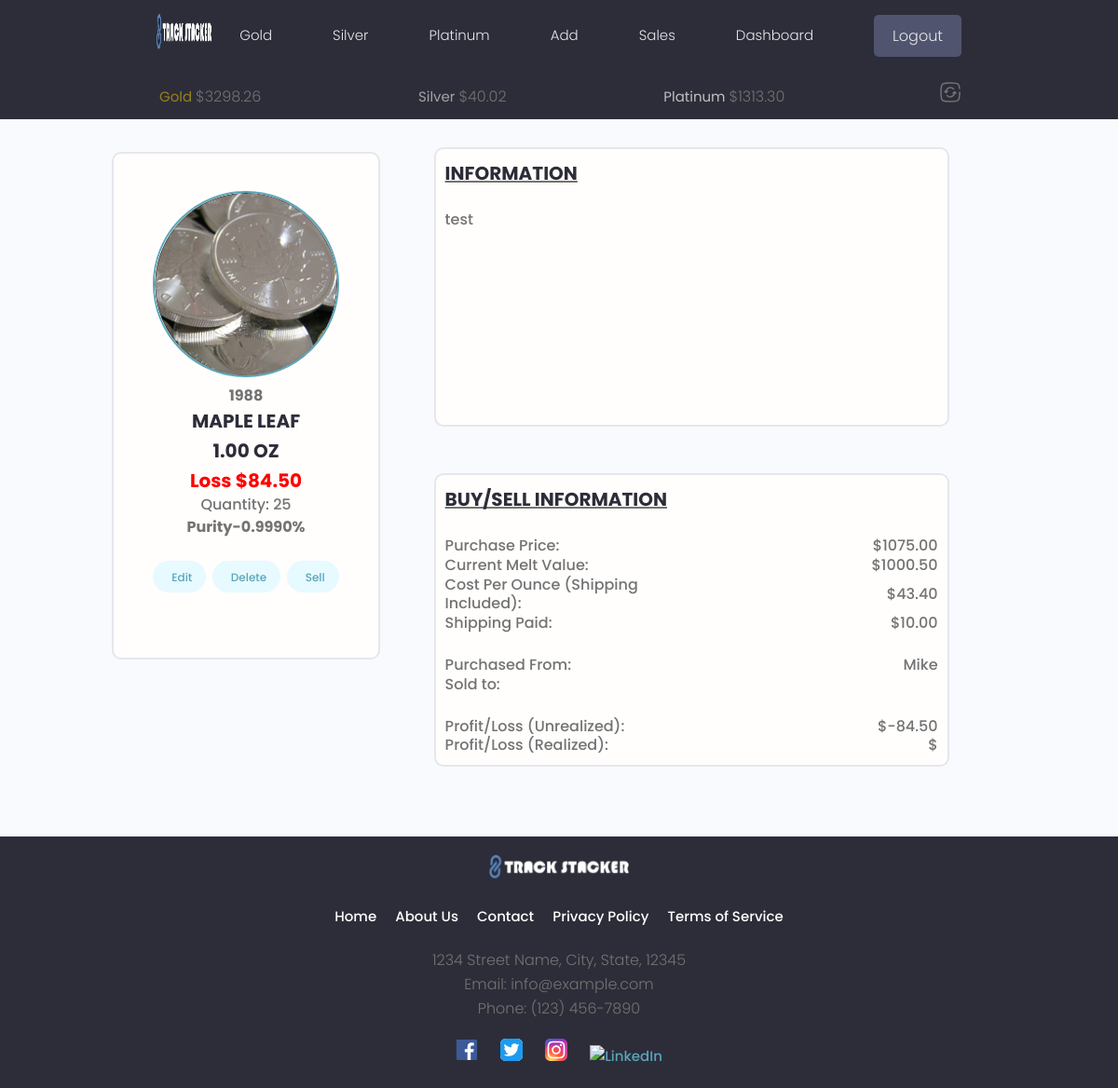
The page /single_metal/silver/7ef86635-24b1-40c2-83f4-199e7ce0bbde (signed in) on the database as committed earlier.
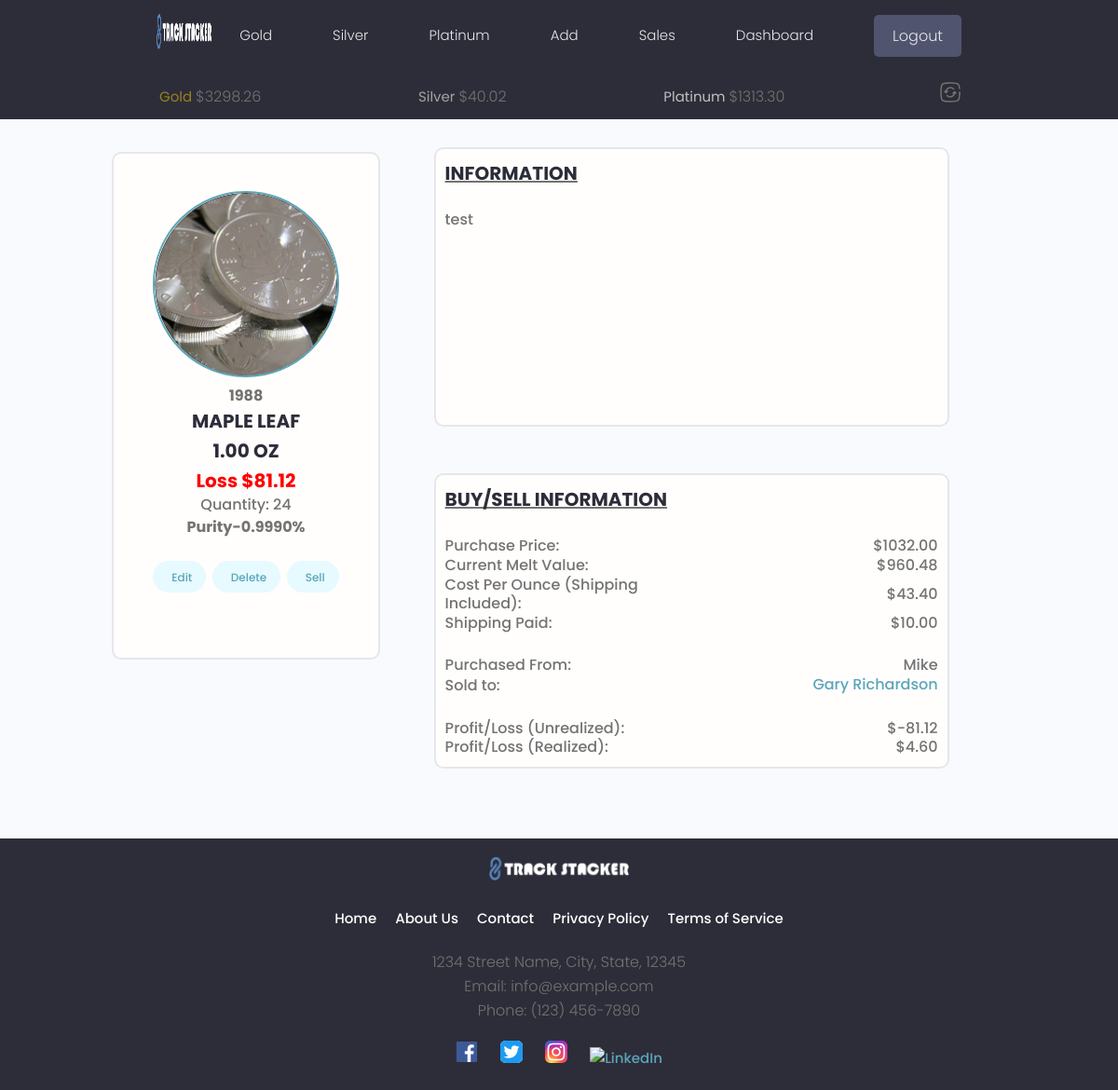
The same page on the database as committed later.
### tracker/models.py (models this page shows, shortened)
class Silver(models.Model):
    METAL_TYPES = (
        ('gold', 'Gold'),
        ('silver', 'Silver'),
        ('platinum', 'Platinum'),
    )
    BAR_ROUND_MISC = (
        ('bar', 'Bar'),
        ('round', 'Round'),
        ('misc', 'Misc'),
    )
    UNIT_CHOICES = [
        ('GRAMS', 'Grams'),
        ('TROY_OUNCES', 'Troy Ounces'),
    ]
    COA_PRESENT = [
        ('yes', 'Yes'),
        ('no', 'No'),
    ]
    owner = models.ForeignKey(Profile, on_delete=models.CASCADE, default=None, null=True, blank=True, unique=False)
    metal_type = models.CharField(max_length=100, choices=METAL_TYPES, default='')
    item_type = models.CharField(max_length=100, choices=BAR_ROUND_MISC, default='round')
    coa_present = models.CharField(max_length=100, choices=COA_PRESENT, default='no')
    item_year =models.PositiveIntegerField(null=True, blank=True, default=None)
    item_name = models.CharField(max_length=100)
    item_about = models.TextField(max_length=500, null=True, blank=True, default="")
    featured_image = models.ImageField(default='images/silver_avatar.jpg', null=True, blank=True)
    purity = models.DecimalField(max_digits=15, decimal_places=4, null=True, blank=True)
    quantity = models.IntegerField()
    weight_troy_oz = models.DecimalField(max_digits=30, decimal_places=4)
    weight_grams = models.DecimalField(max_digits=30, decimal_places=4, default=0.00)
    cost_to_purchase = models.DecimalField(max_digits=20, decimal_places=2)
    spot_at_purchase = models.DecimalField(max_digits=20, decimal_places=2, null=True, blank=True, default=None)
    premium = models.DecimalField(max_digits=20, decimal_places=2, null=True, blank=True, default=0.00)
    shipping_cost = models.DecimalField(max_digits=15, decimal_places=2, null=True, blank=True)
    purchased_from = models.CharField(max_length=100)
    created = models.DateTimeField(auto_now_add=True)
    cost_per_unit = models.DecimalField(max_digits=20, decimal_places=2, null=True, blank=True, default=0.00)
    total_cost_per_unit = models.DecimalField(max_digits=20, decimal_places=2, null=True, blank=True, default=0.00)
    weight_per_unit = models.DecimalField(max_digits=20, decimal_places=4, default=0.00)
    initial_weight_unit = models.CharField(max_length=50, choices=UNIT_CHOICES, default='TROY_OUNCES')
    id = models.UUIDField(default=uuid.uuid4, primary_key=True, editable=False)
    class Meta:
        verbose_name_plural = "Silver"
    def calculate_profit(self, spot_price):
        if self.quantity > 0:
            try:
                melt_value = Decimal(self.weight_troy_oz) * Decimal(spot_price)
                profit = melt_value - (self.total_cost_per_unit * self.quantity)
            except Exception as e:
                print(f'There has been an error {e}')
            return profit
        else:
            profit = 0.00
            return profit

class Sale(models.Model):
    owner = models.ForeignKey(Profile, on_delete=models.CASCADE)
    sell_id = models.IntegerField(primary_key=True, editable=False)
    sell_price = models.DecimalField(max_digits=10, decimal_places=2, null=False, blank=False)
    sell_quantity = models.DecimalField(max_digits=30, decimal_places=2, null=False, blank=False)
    sold_to = models.CharField(max_length=100, null=True, blank=True, default='')
    shipping_cost = models.DecimalField(max_digits=30, decimal_places=2, null=False, blank=False)
    date_sold = models.DateField(default=None, null=True, blank=True)
    created = models.DateTimeField(auto_now_add=True)
    spot_price = models.DecimalField(max_digits=20, decimal_places=2)
    profit = models.DecimalField(max_digits=30, decimal_places=2, null=True, blank=True)
    content_type = models.ForeignKey(ContentType, on_delete=models.SET_NULL, null=True)
    object_id = models.UUIDField(default=uuid.uuid4, editable=False)
    content_object = GenericForeignKey('content_type', 'object_id')

### tracker/views.py (the view)
# urls.py: path('single_metal/<str:metal_type>/<uuid:pk>', views.singleMetal, name='singleMetal'),
@login_required(login_url='login-user')
def singleMetal(request, metal_type, pk):
    metal_model = None
    metals_data, created = MetalsData.objects.get_or_create(owner=request.user.profile)
    five_minutes_later = metals_data.timestamp + 300
    unix_time_now = int(time.time())
    if metals_data.current_gold_price == 0:
        metals_data.get_api_data(request.user)
    elif (unix_time_now - five_minutes_later) > 300:
        print('blueberry pancake')
    gold_price = metals_data.current_gold_price
    silver_price = metals_data.current_silver_price
    platinum_price = metals_data.current_platinum_price
    if metal_type == 'gold':
        spot_price = gold_price
        metal_model = Gold
        metal_object = metal_model.objects.get(pk=pk)
    elif metal_type == 'silver':
        spot_price = silver_price
        metal_model = Silver
        metal_object = metal_model.objects.get(pk=pk)
    elif metal_type == 'platinum':
        spot_price = platinum_price
        metal_model = Platinum
        metal_object = metal_model.objects.get(pk=pk)
    try:
        metal_content_type = ContentType.objects.get_for_model(metal_object)
        sales = Sale.objects.filter(content_type=metal_content_type, object_id=metal_object.id)
        shipping_profit = sales.aggregate(total=Sum('shipping_cost'))['total']
        total_sell_price = sales.aggregate(total=Sum('sell_price'))['total']
        total_sell_quantity = sales.aggregate(total=Sum('sell_quantity'))['total']
        profit_output = profit_loss(metal_object.total_cost_per_unit, total_sell_price, total_sell_quantity, shipping_profit)
    except Exception as e:
        print(f"An exception occured: {e}")
        profit_output = 'N/A'
        sales = Sale.objects.none()
    try:
        melt_string = f"{metal_object.metal_type}_price"
        melt_price = round((Decimal(eval(melt_string)) * Decimal(metal_object.weight_troy_oz)), 2)
    except:
        melt_price = 'N/A'
    if metal_object.quantity >= 1:
        total_cost_per_unit = metal_object.total_cost_per_unit
        shipping_cost = metal_object.shipping_cost
    else:
        total_cost_per_unit = round(Decimal(0.00), 2)
        shipping_cost = round(Decimal(0.00), 2)
    object_weight = metal_object.weight_per_unit
    profit_loss_ur = metal_object.calculate_profit(spot_price)
    context = { 'profit_loss_ur': profit_loss_ur,
                'object_weight': object_weight,
                'metal_object': metal_object,
                'shipping_cost': shipping_cost,
                'total_cost_per_unit': total_cost_per_unit,
                'profit_output': profit_output,
                'melt_price': melt_price,
                'sales': sales}
    return render(request, 'tracker/single_metal_page.html', context)

### tracker/context_processors.py (called while the page is built)
def subheader_context(request):
    subheader_data = {}
    if request.user.is_authenticated:
        try:
            metals_data, created = MetalsData.objects.get_or_create(owner=request.user.profile)
            subheader_data['gold_price'] = metals_data.current_gold_price
            subheader_data['silver_price'] = metals_data.current_silver_price
            subheader_data['platinum_price'] = metals_data.current_platinum_price
        except MetalsData.DoesNotExist:
            subheader_data['gold_price'] = 'N/A'
            subheader_data['silver_price'] = 'N/A'
            subheader_data['platinum_price'] = 'N/A'
    return subheader_data

### tracker/templatetags/custom_filters.py (called while the page is built)
@register.filter
def absolute(value):
    return abs(value)

### tracker/templates/tracker/single_metal_page.html (shortened to what the changed rows need)
{% extends 'main.html' %}
{% load static %}
{% load multiply %}
{% load custom_filters %}
{% block content %}
  <main class="settingsPage profile my-md">
    <div class="container">
      <div class="layout">
        <div class="column column--1of3">
          <div class="card text-center">
            <div class="card__body dev">
              {% if metal_object.featured_image %}
                <img class="avatar avatar--xl dev__avatar" src="{{ metal_object.featured_image.url }}" />
              {% else %}
                <img class="avatar avatar--xl dev__avatar" src="{% static 'images/default.jpg' %}" />
              {% endif %}
              <p class="metal__year bold">{{metal_object.item_year}}</p>
              <h2 class="metal__title">{{metal_object.item_name}}</h2>
              {% if metal_object.initial_weight_unit == 'TROY_OUNCES' %}
              <h3 class="project__title">{{object_weight|floatformat:2}} OZ</h3>
              {% else %}
              <h3 class="project__title">{{object_weight|floatformat:2}} Gram{{object_weight|multiply:31.1035|floatformat:2|pluralize}}</h3>
              {% endif %}
              {% if metal_object.quantity > 0 %}
                {% if profit_loss_ur > 0 %}
                  <h3 class="project__title profit_plus">Profit ${{profit_loss_ur|floatformat:2}}</h3>
                {% elif profit_loss_ur == 0 %}
                  <h3 class="project__title profit_neutral">{{profit_loss_ur|floatformat:2}}</h3>
                {% elif profit_loss_ur < 0 %}
                  <h3 class="project__title profit_minus">Loss ${{profit_loss_ur|absolute|floatformat:2}}</h3>
                {% endif %}
              {% else %}
                <h3 class="project__title profit_neutral">SOLD OUT</h3>
              {% endif %}
              <p class="dev__title">Quantity: {{metal_object.quantity}}</p>
              <span style="font-weight: bold;">Purity-{{metal_object.purity}}%</span>
              <br>
              <br>
              <a class="tag tag--pill tag--main settings__btn" href="{% url 'editPage' metal_type=metal_object.metal_type pk=metal_object.pk %}"> Edit</a>
              <a class="tag tag--pill tag--main settings__btn" href="{% url 'deletePage' metal_type=metal_object.metal_type pk=metal_object.pk %}"> Delete</a>
              <a class="tag tag--pill tag--main settings__btn" href="{% url 'sellPage' metal_type=metal_object.metal_type pk=metal_object.pk %}"> Sell</a>
            </div>
          </div>
        </div>
        <div class="column column--2of3">
          <div class="metal_single">
            <div class="metal_settings">
              <span class="underline"><h3 class="metal__title">Information</h3></span>
            </div>
            <br>
            <p class="dev__title">{{ metal_object.item_about }}</p>
          </div>
          <div class="metal_single" id="metal_single2">
            <br>
            <div class="dev__title purchase-price-container">
              <span class="purchase-price-label">Purchase Price:</span>
              <span class="purchase-price-value">${{ metal_object.cost_to_purchase }}</span>
            </div>
            <div class="dev__title purchase-price-container">
              <span class="purchase-price-label">Current Melt Value:</span>
              <span class="purchase-price-value">${{ melt_price }}</span>
            </div>
            <div class="dev__title purchase-price-container">
              <span class="purchase-price-label">Cost Per Ounce (Shipping Included):</span>
              <span class="purchase-price-value">${{ total_cost_per_unit }}</span>
            </div>
            <div class="dev__title purchase-price-container">
              <span class="purchase-price-label">Shipping Paid:</span>
              <span class="purchase-price-value">${{ shipping_cost }}</span>
            </div>
            <br>
            <div class="dev__title purchase-price-container">
              <span class="purchase-price-label">Purchased From:</span>
              <span class="purchase-price-value">{{ metal_object.purchased_from }}</span>
            </div>
            <div class="dev__title purchase-price-container">
              <span class="purchase-price-value">
                {% for sale in sales %}
                  <a href="{% url 'salesPage' sell_id=sale.sell_id metal_type=metal_object.metal_type pk=sale.object_id name=sale.sold_to %}">{{ sale.sold_to }}</a>{% if not forloop.last %}, {% endif %}
                {% endfor %}
              </span>
            </div>
            <br>
            {% if profit_loss_ur == 0  %}
            <div class="dev__title purchase-price-container">
              <span class="purchase-price-label">Profit/Loss (Unrealized):</span>
              <span class="purchase-price-value">$N/A</span>
            </div>
            {% else %}
            <div class="dev__title purchase-price-container">
              <span class="purchase-price-label">Profit/Loss (Unrealized):</span>
              <span class="purchase-price-value">${{ profit_loss_ur|floatformat:2 }}</span>
            </div>
            {% endif %}
            {% if profit_output == 0 %}
            <div class="dev__title purchase-price-container">
              <span class="purchase-price-label">Profit/Loss (Realized):</span>
              <span class="purchase-price-value">$N/A</span>
            </div>
            {% else %}
            <div class="dev__title purchase-price-container">
              <span class="purchase-price-label">Profit/Loss (Realized):</span>
              <span class="purchase-price-value">${{ profit_output|floatformat:2 }}</span>
            </div>
            {% endif %}
          </div>
        </div>
      </div>
    </div>
  </main>
{% endblock %}

Rows that differ between the two databases and show on the page:
changed Silver "MAPLE LEAF": quantity "25" → "24"; cost_to_purchase "1075.00" → "1032.00"
added Sale: sold_to "Gary Richardson"
Other text that changed with them:
{{ profit_loss_ur|absolute|floatformat:2 }}: "84.50" → "81.12"
{{ melt_price }}: "1000.50" → "960.48"
{{ profit_loss_ur|floatformat:2 }}: "-84.50" → "-81.12"
{{ profit_output|floatformat:2 }}: (not shown) → "4.60"
